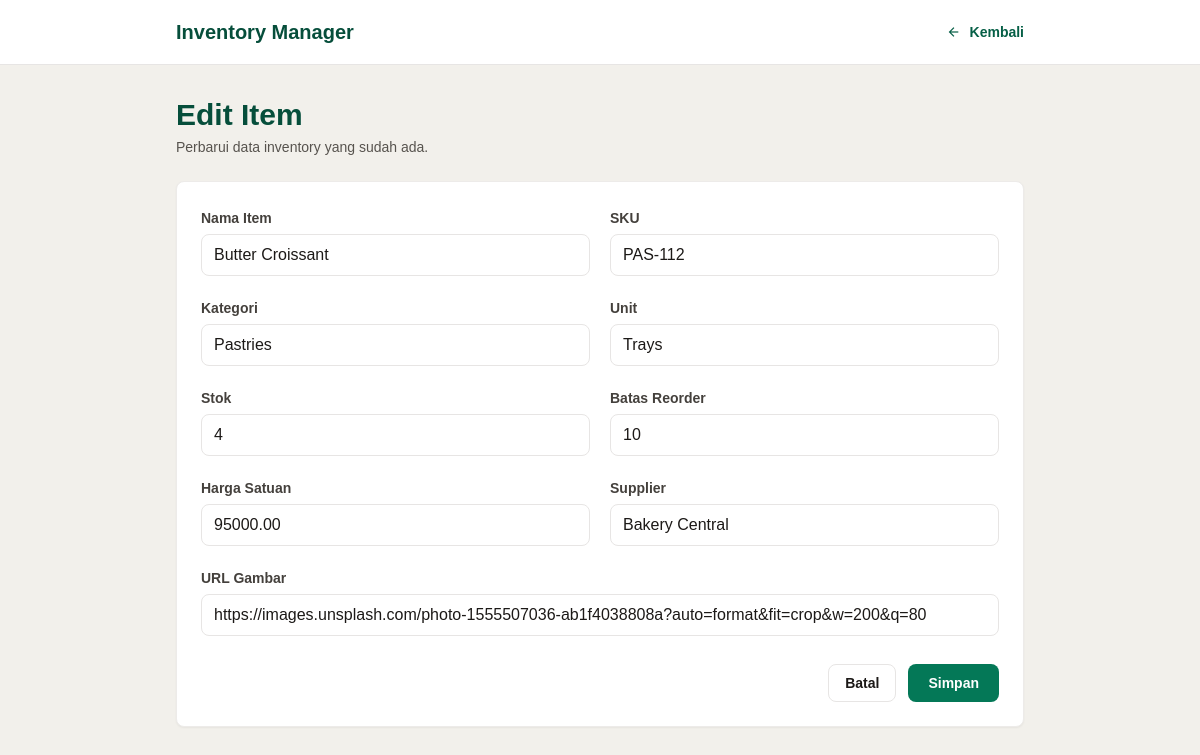
The page /edit.php?id=3 on the database its author committed.
### tables this page shows
CREATE TABLE IF NOT EXISTS items (
    id INT UNSIGNED AUTO_INCREMENT PRIMARY KEY,
    item_name VARCHAR(120) NOT NULL,
    sku VARCHAR(40) NOT NULL UNIQUE,
    category VARCHAR(80) NOT NULL,
    stock_level INT UNSIGNED NOT NULL DEFAULT 0,
    unit VARCHAR(40) NOT NULL,
    reorder_level INT UNSIGNED NOT NULL DEFAULT 0,
    price DECIMAL(12,2) NOT NULL DEFAULT 0,
    supplier VARCHAR(120) NOT NULL,
    image_url VARCHAR(500) NULL,
    created_at TIMESTAMP NOT NULL DEFAULT CURRENT_TIMESTAMP,
    updated_at TIMESTAMP NOT NULL DEFAULT CURRENT_TIMESTAMP ON UPDATE CURRENT_TIMESTAMP
);

### edit.php (called while the page is built, shortened)
<?php
require __DIR__ . '/config.php';
$id = (int) ($_GET['id'] ?? 0);
$conn = db();
if ($_SERVER['REQUEST_METHOD'] === 'POST') {
    $item = [
        'id' => $id,
        'item_name' => trim($_POST['item_name'] ?? ''),
        'sku' => trim($_POST['sku'] ?? ''),
        'category' => trim($_POST['category'] ?? ''),
        'stock_level' => (int) ($_POST['stock_level'] ?? 0),
        'unit' => trim($_POST['unit'] ?? ''),
        'reorder_level' => (int) ($_POST['reorder_level'] ?? 0),
        'price' => (float) ($_POST['price'] ?? 0),
        'supplier' => trim($_POST['supplier'] ?? ''),
        'image_url' => trim($_POST['image_url'] ?? ''),
    ];
    if ($item['item_name'] === '' || $item['sku'] === '' || $item['category'] === '' || $item['unit'] === '' || $item['supplier'] === '') {
        $error = 'Field nama, SKU, kategori, unit, dan supplier wajib diisi.';
    } else {
        $stmt = $conn->prepare('UPDATE items SET item_name = ?, sku = ?, category = ?, stock_level = ?, unit = ?, reorder_level = ?, price = ?, supplier = ?, image_url = ? WHERE id = ?');
        if (!$stmt) {
            $error = 'Query edit gagal dipersiapkan: ' . $conn->error;
        } else {
            $stmt->bind_param('sssisidssi', $item['item_name'], $item['sku'], $item['category'], $item['stock_level'], $item['unit'], $item['reorder_level'], $item['price'], $item['supplier'], $item['image_url'], $id);
            if ($stmt->execute()) {
                redirect_with_message('Data item berhasil diperbarui.');
            }
            $error = 'Query edit gagal: ' . $stmt->error;
        }
    }
} else {
    $stmt = $conn->prepare('SELECT * FROM items WHERE id = ?');
    $stmt->bind_param('i', $id);
    if (!$stmt->execute()) {
        die('Query detail gagal: ' . e($stmt->error));
    }
    $item = $stmt->get_result()->fetch_assoc();
}
require __DIR__ . '/form.php';

### config.php (called while the page is built, shortened)
<?php
function e(?string $value): string
{
    return htmlspecialchars((string) $value, ENT_QUOTES, 'UTF-8');
}

### form.php (the view, shortened to what this page needs)
<?php
$isEdit = isset($item);
$action = $isEdit ? 'edit.php?id=' . (int) $item['id'] : 'create.php';
$title = $isEdit ? 'Edit Item' : 'Tambah Item';
$subtitle = $isEdit ? 'Perbarui data inventory yang sudah ada.' : 'Masukkan item baru ke dalam inventory.';
$values = array_merge([
    'item_name' => '',
    'sku' => '',
    'category' => '',
    'stock_level' => 0,
    'unit' => '',
    'reorder_level' => 0,
    'price' => 0,
    'supplier' => '',
    'image_url' => '',
], $item ?? []);
?>
<!DOCTYPE html>
<html lang="id">
<head>
    <script src="https://cdn.tailwindcss.com?plugins=forms"></script>
</head>
<body class="min-h-screen bg-neutral-warm text-stone-900 font-work">
<header class="bg-white border-b border-stone-200">
    <div class="max-w-4xl mx-auto px-4 sm:px-6 h-16 flex items-center justify-between">
        <a href="index.php" class="font-jakarta text-xl font-black text-emerald-900">Inventory Manager</a>
        <a href="index.php" class="inline-flex items-center gap-2 text-sm font-bold text-emerald-800 hover:text-emerald-950">
            <span class="material-symbols-outlined text-base">arrow_back</span>
            Kembali
        </a>
    </div>
</header>
<main class="max-w-4xl mx-auto px-4 sm:px-6 py-8">
    <section class="mb-6">
        <h1 class="font-jakarta text-3xl font-extrabold text-emerald-900"><?= e($title) ?></h1>
        <p class="text-sm text-stone-600 mt-1"><?= e($subtitle) ?></p>
    </section>
    <form method="post" action="<?= e($action) ?>" class="bg-white border border-ceramic rounded-lg shadow-sm p-6 grid grid-cols-1 md:grid-cols-2 gap-5">
        <label class="block">
            <span class="text-sm font-bold text-stone-700">Nama Item</span>
            <input required name="item_name" value="<?= e($values['item_name']) ?>" class="mt-1 w-full rounded-lg border-stone-200 focus:border-emerald-700 focus:ring-emerald-700" placeholder="Espresso Roast">
        </label>
        <label class="block">
            <span class="text-sm font-bold text-stone-700">SKU</span>
            <input required name="sku" value="<?= e($values['sku']) ?>" class="mt-1 w-full rounded-lg border-stone-200 focus:border-emerald-700 focus:ring-emerald-700" placeholder="ESP-001">
        </label>
        <label class="block">
            <span class="text-sm font-bold text-stone-700">Kategori</span>
            <input required name="category" value="<?= e($values['category']) ?>" class="mt-1 w-full rounded-lg border-stone-200 focus:border-emerald-700 focus:ring-emerald-700" placeholder="Coffee Beans">
        </label>
        <label class="block">
            <span class="text-sm font-bold text-stone-700">Unit</span>
            <input required name="unit" value="<?= e($values['unit']) ?>" class="mt-1 w-full rounded-lg border-stone-200 focus:border-emerald-700 focus:ring-emerald-700" placeholder="5lb Bags">
        </label>
        <label class="block">
            <span class="text-sm font-bold text-stone-700">Stok</span>
            <input required min="0" type="number" name="stock_level" value="<?= e((string) $values['stock_level']) ?>" class="mt-1 w-full rounded-lg border-stone-200 focus:border-emerald-700 focus:ring-emerald-700">
        </label>
        <label class="block">
            <span class="text-sm font-bold text-stone-700">Batas Reorder</span>
            <input required min="0" type="number" name="reorder_level" value="<?= e((string) $values['reorder_level']) ?>" class="mt-1 w-full rounded-lg border-stone-200 focus:border-emerald-700 focus:ring-emerald-700">
        </label>
        <label class="block">
            <span class="text-sm font-bold text-stone-700">Harga Satuan</span>
            <input required min="0" step="0.01" type="number" name="price" value="<?= e((string) $values['price']) ?>" class="mt-1 w-full rounded-lg border-stone-200 focus:border-emerald-700 focus:ring-emerald-700">
        </label>
        <label class="block">
            <span class="text-sm font-bold text-stone-700">Supplier</span>
            <input required name="supplier" value="<?= e($values['supplier']) ?>" class="mt-1 w-full rounded-lg border-stone-200 focus:border-emerald-700 focus:ring-emerald-700" placeholder="PT Kopi Nusantara">
        </label>
        <label class="block md:col-span-2">
            <span class="text-sm font-bold text-stone-700">URL Gambar</span>
            <input type="url" name="image_url" value="<?= e($values['image_url']) ?>" class="mt-1 w-full rounded-lg border-stone-200 focus:border-emerald-700 focus:ring-emerald-700" placeholder="https://...">
        </label>
        <div class="md:col-span-2 flex justify-end gap-3 pt-2">
            <a href="index.php" class="px-4 py-2 rounded-lg border border-stone-200 text-sm font-bold hover:bg-stone-50">Batal</a>
            <button type="submit" class="px-5 py-2 rounded-lg bg-emerald-700 text-white text-sm font-bold hover:bg-emerald-800">Simpan</button>
        </div>
    </form>
</main>
</body>
</html>

### form.php (style rules this page uses)
.material-symbols-outlined { vertical-align: middle; }

### rows shown on the page
items: item_name "Butter Croissant", sku "PAS-112", category "Pastries", unit "Trays", stock_level "4", reorder_level "10", price "95000.00", supplier "Bakery Central", image_url "https://images.unsplash.com/photo-1555507036-ab1f4038808a?auto=format&fit=crop&w=200&q=80"

### other values the page prints
$title "Edit Item"
$subtitle "Perbarui data inventory yang sudah ada."
